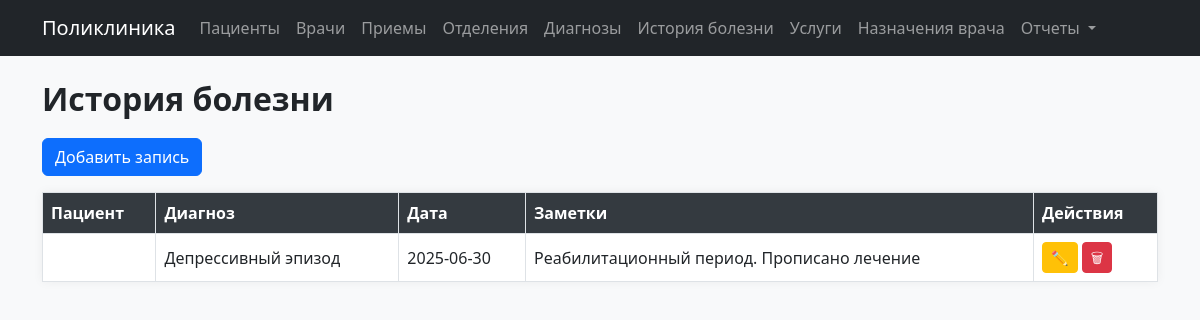
Page /records on the committed database.
### models.py (models this page shows)
class MedicalRecord(db.Model):
    __tablename__ = 'medical_records'
    id = db.Column(db.Integer, primary_key=True)
    patient_id = db.Column(db.Integer, db.ForeignKey('patients.id'))
    diagnosis_id = db.Column(db.Integer, db.ForeignKey('diagnoses.id'))
    date = db.Column(db.Date)
    notes = db.Column(db.Text)
    prescriptions = db.relationship('Prescription', backref='medical_record', lazy=True)

class Diagnosis(db.Model):
    __tablename__ = 'diagnoses'
    id = db.Column(db.Integer, primary_key=True)
    code = db.Column(db.String(10))
    name = db.Column(db.String(100))
    description = db.Column(db.Text)
    medical_records = db.relationship('MedicalRecord', backref='diagnosis', lazy=True)

### modules/records.py (the view)
@records_bp.route('/records')
def list_records():
    records = MedicalRecord.query.all()
    return render_template('records/list.html', records=records)

### templates/records/list.html
{% extends 'index.html' %}
{% block content %}
<h2>История болезни</h2>
<a href="/records/new" class="btn btn-primary mb-3">Добавить запись</a>
<table class="table table-bordered">
    <thead>
        <tr>
            <th>Пациент</th>
            <th>Диагноз</th>
            <th>Дата</th>
            <th>Заметки</th>
            <th>Действия</th>
        </tr>
    </thead>
    <tbody>
        {% for rec in records %}
        <tr>
            <td>{{ rec.patient.full_name }}</td>
            <td>{{ rec.diagnosis.name }}</td>
            <td>{{ rec.date.strftime('%Y-%m-%d') }}</td>
            <td>{{ rec.notes }}</td>
            <td>
                <a href="/records/{{ rec.id }}/edit" class="btn btn-sm btn-warning">✏️</a>
                <a href="/records/{{ rec.id }}/delete" class="btn btn-sm btn-danger">🗑</a>
            </td>
        </tr>
        {% endfor %}
    </tbody>
</table>
{% endblock %}

### static/style.css (style rules this page uses)
body { background-color: #f8f9fa; font-family: 'Segoe UI', sans-serif; }
h2 { font-weight: 600; margin-bottom: 20px; }
.table { background-color: #fff; box-shadow: 0 0 10px rgba(0,0,0,0.05); }
.table th { background-color: #343a40; color: white; }
.table td, .table th { vertical-align: middle; }
.btn { font-weight: 500; }
.btn-sm { padding: 0.25rem 0.5rem; }

### rows in the picture
MedicalRecord: diagnosis.name "Депрессивный эпизод", date "2025-06-30", notes "Реабилитационный период. Прописано лечение"
